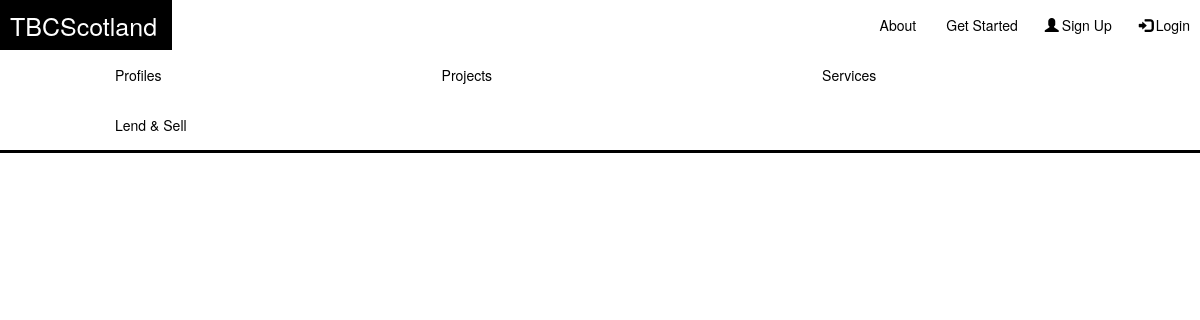
Page /tbc/lendandsell/ on the earlier database version.
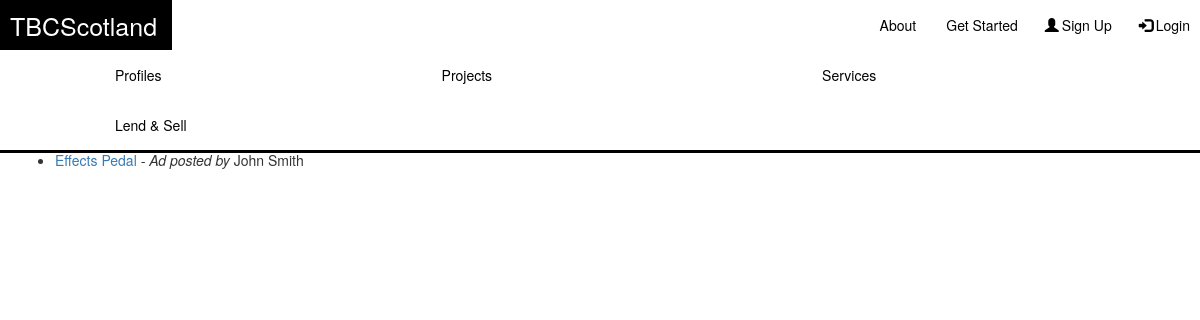
Same page on the later database version.
### tbc/models.py (models this page shows, shortened)
class LendAndSell(models.Model):
    profile = models.ForeignKey(Profile)
    title = models.CharField(max_length=128)
    description = models.TextField()
    views = models.IntegerField(default=0)
    slug = models.SlugField(unique=True)
    image = models.ImageField(upload_to='LendAndSell_images', blank=True)
    price = models.CharField(max_length=128)
    availability = models.CharField(max_length=128)
    keywords = models.TextField()

class Profile(models.Model):
    name = models.CharField(max_length=128)
    image = models.ImageField(upload_to='profile_images', blank=True)
    skills = models.TextField()
    education = models.TextField()
    aboutme = models.TextField()
    slug = models.SlugField(unique=True)
    portfolio = models.ImageField(upload_to='portfolio_images', blank=True)
    activities = models.ImageField(upload_to='activities_images', blank=True)
    views = models.IntegerField(default=0)
    reviews = models.TextField()
    password = models.CharField(max_length=20)
    email = models.CharField(max_length=128)
    username = models.CharField(max_length=128)
    def __str__(self):
        return self.name

### tbc/views.py (the view)
# urls.py: url(r'^lendandsell/(?P<lendandsell_name_slug>[\w\-]+)/$', views.show_lendandsell, name='show_lendandsell'),
def lendandsell(request):
    lend_and_sell_list = LendAndSell.objects.order_by('views')[:20]
    context_dict = {'lend_and_sell': lend_and_sell_list}
    return render(request, 'tbc/lendandsell.html', context_dict)

### templates/tbc/lendandsell.html (shortened to what this page needs)
{% extends 'tbc/base.html' %}
{% block body_block %}
    <body>
        <h1>Lend and Sell Ads</h1>
        <div>
            {% if lend_and_sell %}
            <strong>Most popular Ads!</strong>
            <ul>
                {% for lends in lend_and_sell %}
                <li>
                   <a href="{% url 'show_lendandsell' lends.slug %}">{{ lends.title }}</a> <i>- Ad posted by </i>{{ lends.profile }}
                </li>
                {% endfor %}
            </ul>
        {% else %}
            <strong>No Ads yet!</strong>
        {% endif %}
        </div>
    </body>
{% endblock %}

Differences in the rows shown:
added LendAndSell: title "Effects Pedal", profile "John Smith"
